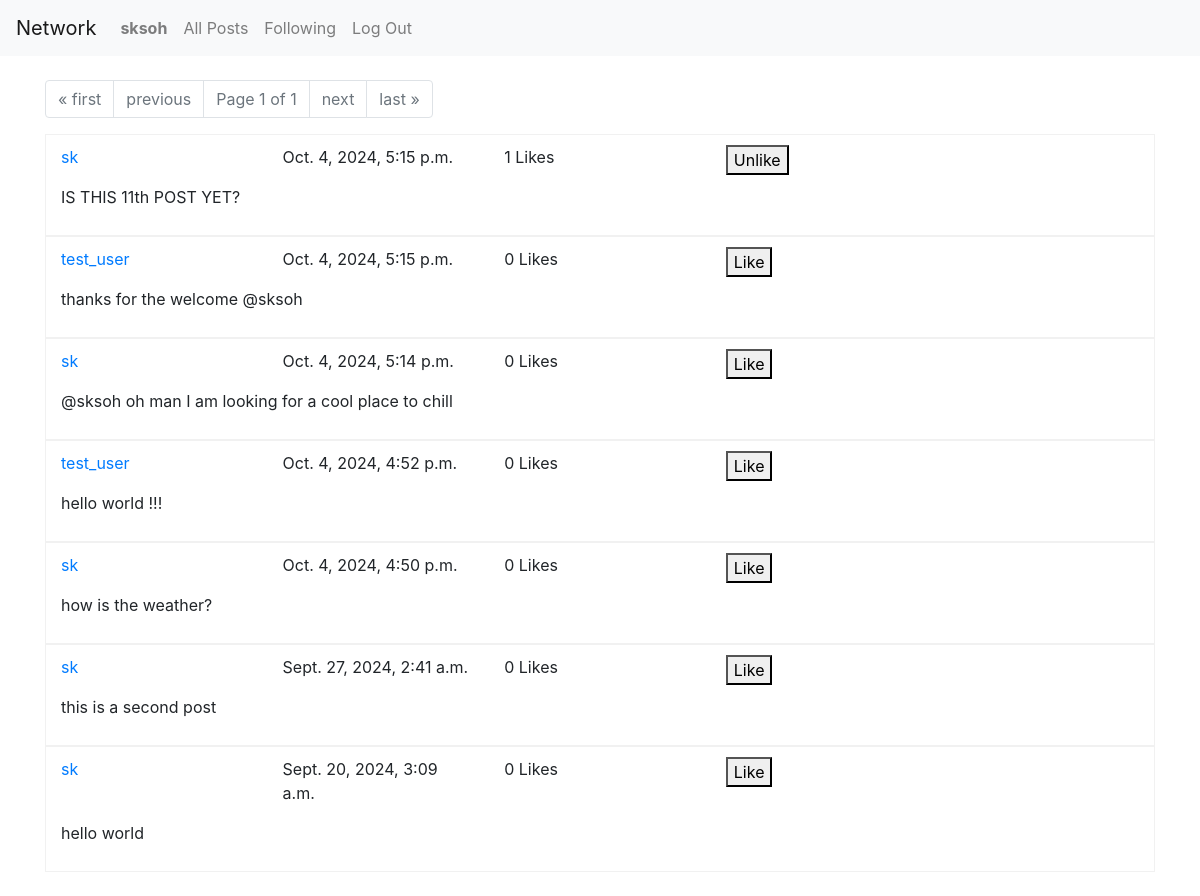
The page /followings (signed in) on the database its author committed.
### network/models.py (models this page shows, shortened)
class User(AbstractUser):
    pass

class Post(models.Model):
    author = models.ForeignKey(User, on_delete=models.CASCADE, related_name="user_author")
    content = models.CharField(max_length=128)
    date_time = models.DateTimeField(auto_now_add=True)
    likes = models.ManyToManyField(User, blank=True, related_name="posts_liked")

### network/views.py (the view)
# urls.py: path("followings", views.followings, name="followings"),
@login_required  # Ensure the user is authenticated
def followings(request):
    following_users = Follow.objects.filter(follower=request.user).values_list('following', flat=True)
    follower_posts = Post.objects.filter(author__in=following_users).order_by('-date_time')
    paginator = Paginator(follower_posts, 10) # Show 10 per page
    page_number = request.GET.get('page')
    page_obj = paginator.get_page(page_number)
    return render(request, "network/followings.html", {
        'page_obj': page_obj
    })

### network/templates/network/followings.html (shortened to what this page needs)
{% extends "network/layout.html" %}
{% block body %}
<br>
    <div class="container">
        <nav aria-label="Page navigation">
            <ul class="pagination">
                {% if page_obj.has_previous %}
                    <li class="page-item"><a class="page-link" href="?page=1">&laquo; first</a></li>
                    <li class="page-item"><a class="page-link" href="?page={{ page_obj.previous_page_number }}">previous</a></li>
                {% else %}
                    <li class="page-item disabled"><a class="page-link" href="#">&laquo; first</a></li>
                    <li class="page-item disabled"><a class="page-link" href="#">previous</a></li>
                {% endif %}
                <li class="page-item disabled">
                    <span class="page-link">Page {{ page_obj.number }} of {{ page_obj.paginator.num_pages }}</span>
                </li>
                {% if page_obj.has_next %}
                    <li class="page-item"><a class="page-link" href="?page={{ page_obj.next_page_number }}">next</a></li>
                    <li class="page-item"><a class="page-link" href="?page={{ page_obj.paginator.num_pages }}">last &raquo;</a></li>
                {% else %}
                    <li class="page-item disabled"><a class="page-link" href="#">next</a></li>
                    <li class="page-item disabled"><a class="page-link" href="#">last &raquo;</a></li>
                {% endif %}
            </ul>
        </nav>
        <div>
            {% for post in page_obj.object_list %}
                <div class="container posts_div" style="border: 0.5px solid #d3d3d352; padding-top: 10px; padding-bottom: 10px;">
                    <div class="row">
                        <div class="col">
                            <a href="{% url 'user_profile' id=post.author.id %}">{{ post.author }}</a>
                        </div>
                        <div class="col">
                            <p>{{ post.date_time }}</p>
                        </div>
                        <div class="col">
                            <span id="like-count-{{ post.id }}">{{ post.likes.count }} Likes</span>
                        </div>
                        <div class="col">
                            <button class="like_buttons" type="submit" data-post-id="{{ post.id }}">
                                {% if user in post.likes.all %}
                                    Unlike
                                {% else %}
                                    Like
                                {% endif %}
                            </button>
                        </div>
                        <div class="col">
                        </div>
                    </div>
                    <div id="content-view-{{ post.id }}">
                        <p>{{ post.content }}</p>
                    </div>
                </div>
            {% endfor %}
        </div>
    </div>
{% endblock %}

### network/templates/network/layout.html (shortened to what this page needs)
{% load static %}
<!DOCTYPE html>
<html lang="en">
    <head>
        <link rel="stylesheet" href="https://stackpath.bootstrapcdn.com/bootstrap/4.4.1/css/bootstrap.min.css">
        <link href="{% static 'network/styles.css' %}" rel="stylesheet">
    </head>
    <body>
        <nav class="navbar navbar-expand-lg navbar-light bg-light">
            <a class="navbar-brand" href="{% url 'index' %}">Network</a>
            <div>
              <ul class="navbar-nav mr-auto">
                {% if user.is_authenticated %}
                    <li class="nav-item">
                        <a class="nav-link" href="{% url 'user_profile' id=user.id %}"><strong>{{ user.username }}</strong></a>
                    </li>
                {% endif %}
                <li class="nav-item">
                  <a class="nav-link" href="{% url 'index' %}">All Posts</a>
                </li>
                {% if user.is_authenticated %}
                    <li class="nav-item">
                        <a class="nav-link" href="{% url 'followings' %}">Following</a>
                    </li>
                    <li class="nav-item">
                        <a class="nav-link" href="{% url 'logout' %}">Log Out</a>
                    </li>
                {% endif %}
              </ul>
            </div>
          </nav>
        <div class="body">
            {% block body %}
            {% endblock %}
        </div>
    </body>
</html>

### rows shown on the page
User: username "sksoh"
Post: author "sk", date_time "Oct. 4, 2024, 5:15 p.m.", likes.count "1", shows "Unlike", content "IS THIS 11th POST YET?"
Post: author "test_user", date_time "Oct. 4, 2024, 5:15 p.m.", likes.count "0", shows "Like", content "thanks for the welcome @sksoh"
Post: author "sk", date_time "Oct. 4, 2024, 5:14 p.m.", likes.count "0", shows "Like", content "@sksoh oh man I am looking for a cool place to chill"
Post: author "test_user", date_time "Oct. 4, 2024, 4:52 p.m.", likes.count "0", shows "Like", content "hello world !!!"
Post: author "sk", date_time "Oct. 4, 2024, 4:50 p.m.", likes.count "0", shows "Like", content "how is the weather?"
Post: author "sk", date_time "Sept. 27, 2024, 2:41 a.m.", likes.count "0", shows "Like", content "this is a second post"
Post: author "sk", date_time "Sept. 20, 2024, 3:09 a.m.", likes.count "0", shows "Like", content "hello world"

### other values the page prints
{{ page_obj.number }} "1"
{{ page_obj.paginator.num_pages }} "1"
